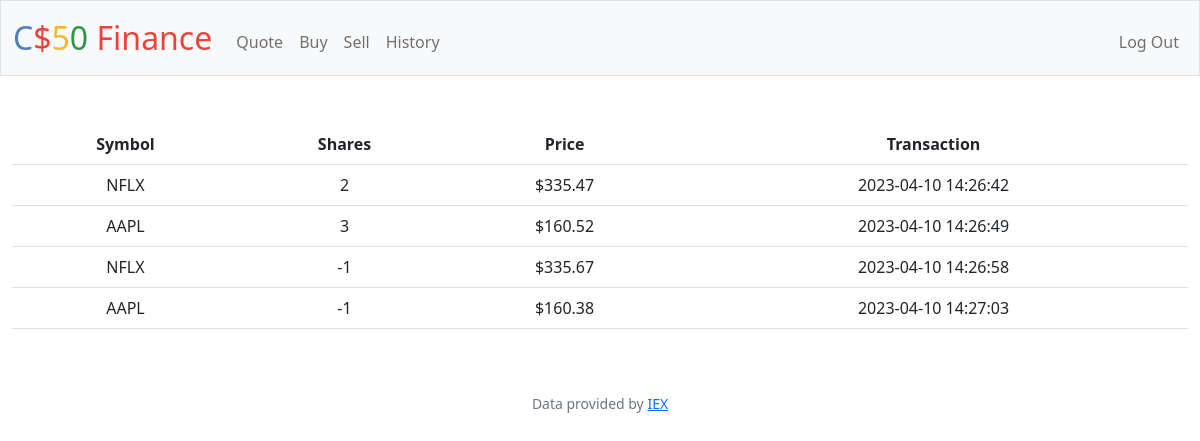
Page /history (signed in) on the committed database.
### tables this page shows
CREATE TABLE transactions(
            symbol TEXT,
            shares NUMERIC,
            price NUMERIC,
            date DATETIME);

### app.py (the view)
@app.route("/history")
@login_required
def history():
    rows = db.execute("SELECT * FROM transactions")
    for row in rows:
        row["price"] = usd(row["price"])
    return render_template("transaction.html", rows=rows)

### app.py (called while the page is built)
@app.after_request
def after_request(response):
    response.headers["Cache-Control"] = "no-cache, no-store, must-revalidate"
    response.headers["Expires"] = 0
    response.headers["Pragma"] = "no-cache"
    return response

### helpers.py (called while the page is built)
def login_required(f):
    @wraps(f)
    def decorated_function(*args, **kwargs):
        if session.get("user_id") is None:
            return redirect("/login")
        return f(*args, **kwargs)
    return decorated_function

def usd(value):
    return f"${value:,.2f}"

### templates/transaction.html (shortened to what this page needs)
{% extends "layout.html" %}
{% block main %}
    <table class="table">
        <tr>
            <th>Symbol</td>
            <th>Shares</td>
            <th>Price</td>
            <th>Transaction</td>
        </tr>
        {% for row in rows %}
            <tr>
                <td>{{ row["symbol"] }}</td>
                <td>{{ row["shares"] }}</td>
                <td>{{ row["price"] }}</td>
                <td>{{ row["date"] }}</td>
            </tr>
        {% endfor %}
    </table>
{% endblock %}

### templates/layout.html (shortened to what this page needs)
<!DOCTYPE html>
<html lang="en">
    <head>
        <link href="https://cdn.jsdelivr.net/npm/bootstrap@5.1.3/dist/css/bootstrap.min.css" rel="stylesheet">
        <link href="/static/styles.css" rel="stylesheet">
    </head>
    <body>
        <nav class="bg-light border navbar navbar-expand-md navbar-light">
            <div class="container-fluid">
                <a class="navbar-brand" href="/"><span class="blue">C</span><span class="red">$</span><span class="yellow">5</span><span class="green">0</span> <span class="red">Finance</span></a>
                <div class="collapse navbar-collapse" id="navbar">
                    {% if session["user_id"] %}
                        <ul class="navbar-nav me-auto mt-2">
                            <li class="nav-item"><a class="nav-link" href="/quote">Quote</a></li>
                            <li class="nav-item"><a class="nav-link" href="/buy">Buy</a></li>
                            <li class="nav-item"><a class="nav-link" href="/sell">Sell</a></li>
                            <li class="nav-item"><a class="nav-link" href="/history">History</a></li>
                        </ul>
                        <ul class="navbar-nav ms-auto mt-2">
                            <li class="nav-item"><a class="nav-link" href="/logout">Log Out</a></li>
                        </ul>
                    {% else %}
                        <ul class="navbar-nav ms-auto mt-2">
                            <li class="nav-item"><a class="nav-link" href="/register">Register</a></li>
                            <li class="nav-item"><a class="nav-link" href="/login">Log In</a></li>
                        </ul>
                    {% endif %}
                </div>
            </div>
        </nav>
        <main class="container-fluid py-5 text-center">
            {% block main %}{% endblock %}
        </main>
        <footer class="mb-5 small text-center text-muted">
            Data provided by <a href="https://iexcloud.io/">IEX</a>
        </footer>
    </body>
</html>

### static/styles.css (style rules this page uses)
nav .navbar-brand { font-size: xx-large; }
nav .navbar-brand .blue { color: #537fbe; }
nav .navbar-brand .red { color: #ea433b; }
nav .navbar-brand .yellow { color: #f5b82e; }
nav .navbar-brand .green { color: #2e944b; }

### rows in the picture
transactions: symbol "NFLX", shares "2", price "$335.47", date "2023-04-10 14:26:42"
transactions: symbol "AAPL", shares "3", price "$160.52", date "2023-04-10 14:26:49"
transactions: symbol "NFLX", shares "-1", price "$335.67", date "2023-04-10 14:26:58"
transactions: symbol "AAPL", shares "-1", price "$160.38", date "2023-04-10 14:27:03"
